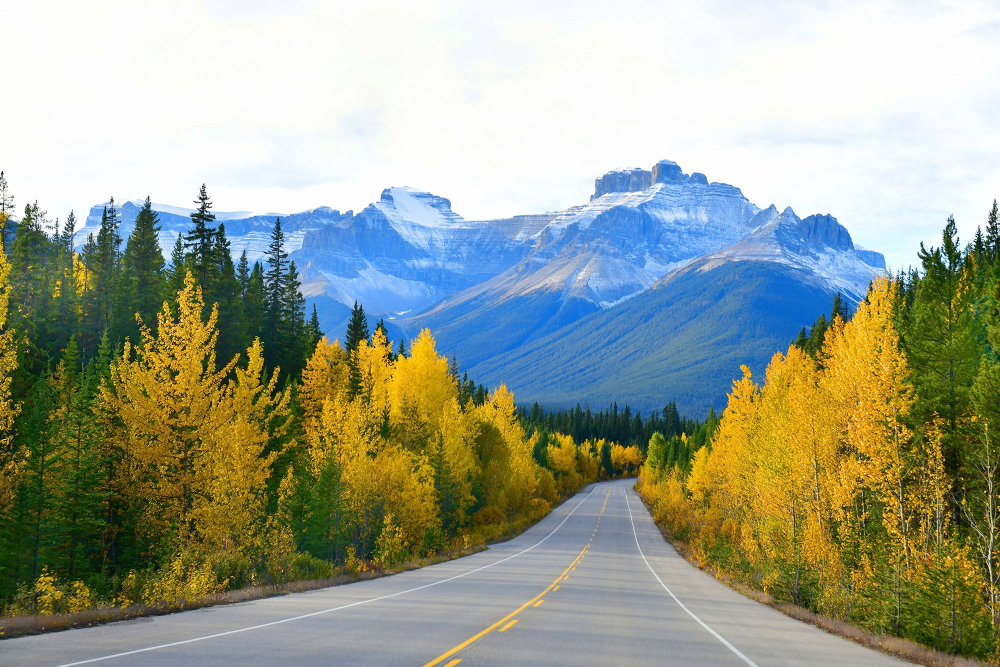
#> input picture hw3/5.jpg, 2000 x 1333 px (shown at 1/2 size)
$ python 'water shed.py'
#> lines starting #> are read from the running program, lines starting #| are printed output that depends on the picture
# Import modules
import cv2
import numpy as np
import matplotlib.pyplot as plt
from matplotlib import cm

# Upload the image in the same directory and then run the code
# If image not found you may get an error
# Reading Image
road = cv2.imread('5.jpg')
#> road is the input picture: shape (1333, 2000, 3); mean B, G, R 142.5, 161.4, 154.7
road = cv2.resize(road,(700,500))
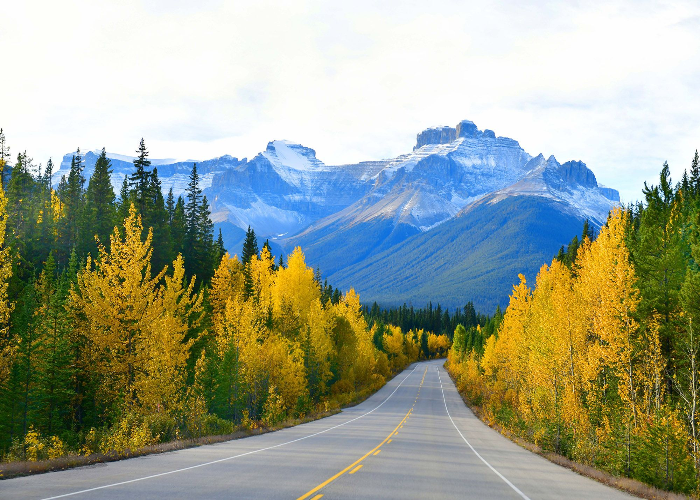
#> road: shape (500, 700, 3); mean B, G, R 142.4, 161.3, 154.6
# Making Copy of Image
road_copy = np.copy(road)

# Creating two black image of same size as original image
marker_image = np.zeros(road.shape[:2], dtype=np.int32)
segments = np.zeros(road.shape, dtype=np.uint8)

# Function to return tuple of colors
def create_rgb(i):
	x = np.array(cm.tab10(i))[:3]*255
	return tuple(x)


# Storing Colors
colors = []

# One color for each single digit
for i in range(10):
	colors.append(create_rgb(i))

# Global Variables
# Color Choices
# Number of markers
no_markers = 10

# Current markers
current_marker = 1

# Flag
marks_updated = False

# CALLBACK FUNCTION
def mouse_callback(event, x, y, flags, param):
	global marks_updated

	if event == cv2.EVENT_LBUTTONDOWN:

		# TRACKING FOR MARKERS
		cv2.circle(marker_image, (x, y), 5, (current_marker), -1)

		# DISPLAY ON USER IMAGE
		cv2.circle(road_copy, (x, y), 5, colors[current_marker], -1)

		marks_updated = True


# Naming the window and setting call back function to it
cv2.namedWindow('Road Image')
cv2.setMouseCallback('Road Image', mouse_callback)

while True:

	# Show the 2 windows
	cv2.imshow('WaterShed Segments', segments)
	cv2.imshow('Road Image', road_copy)

	# Close everything if Esc is pressed
	k = cv2.waitKey(1)
#> (key Esc is pressed here)
	if k == 27:
		break

	# Clear all colors and start over if 'c' is pressed
	elif k == ord('c'):
		road_copy = road.copy()
		marker_image = np.zeros(road.shape[0:2], dtype=np.int32)
		segments = np.zeros(road.shape, dtype=np.uint8)

	# If a number 0-9 is chosen index the color
	elif k > 0 and chr(k).isdigit():

		# chr converts to printable digit
		current_marker = int(chr(k))

	# If we clicked somewhere, call the watershed
	# algorithm on our chosen markers
	if marks_updated:
		marker_image_copy = marker_image.copy()
		cv2.watershed(road, marker_image_copy)
		segments = np.zeros(road.shape, dtype=np.uint8)

		for color_ind in range(no_markers):

			# COLORING SEGMENTS
			segments[marker_image_copy == (color_ind)] = colors[color_ind]

		marks_updated = False

# Destroy all the windows at the end
cv2.destroyAllWindows()

$ run again, with hw3/1.jpg copied over hw3/5.jpg
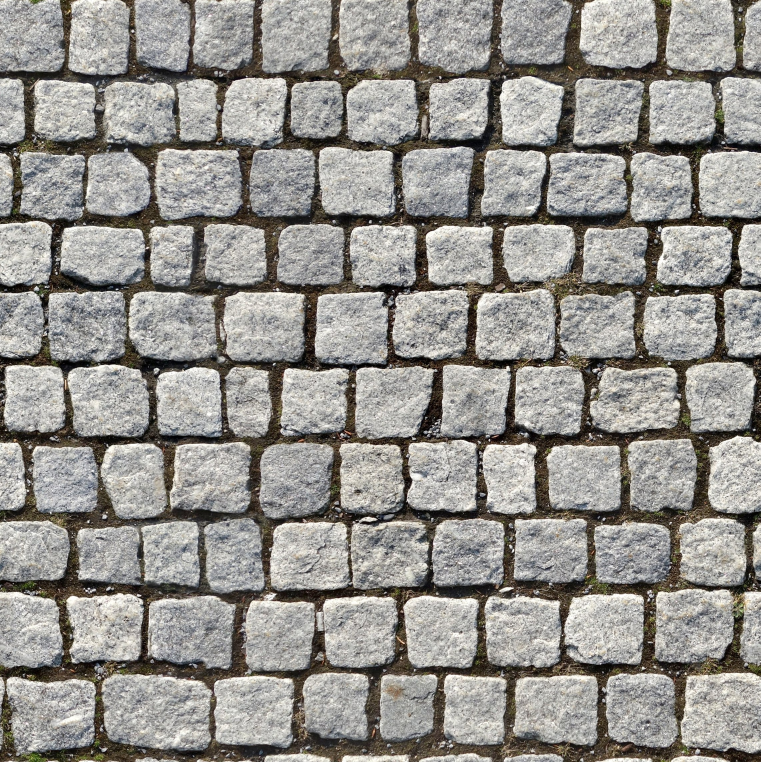
#> input picture hw3/1.jpg, 2282 x 2286 px (shown at 1/3 size)
#> road is the input picture: shape (2286, 2282, 3); mean B, G, R 141.7, 146.5, 148.9
#> `road = cv2.resize(road,(700,500))`:
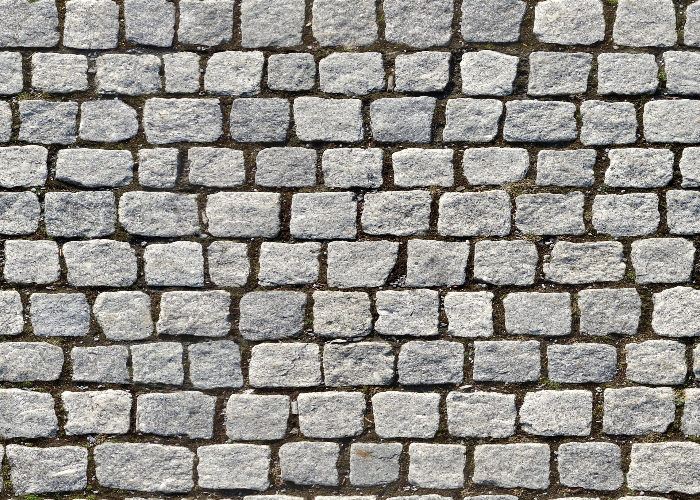
#> road: shape (500, 700, 3); mean B, G, R 141.6, 146.4, 148.8

$ run again, with hw3/4.jpg copied over hw3/5.jpg
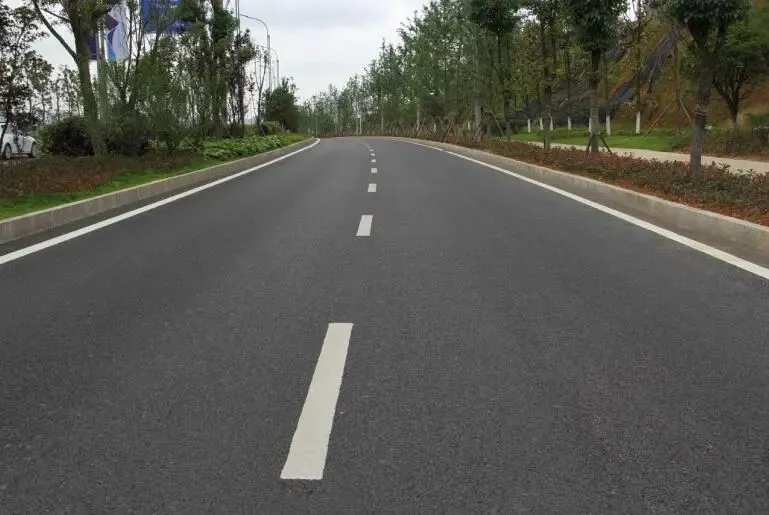
#> input picture hw3/4.jpg, 769 x 515 px
#> road is the input picture: shape (515, 769, 3); mean B, G, R 84.2, 90.6, 90.6
#> `road = cv2.resize(road,(700,500))`:
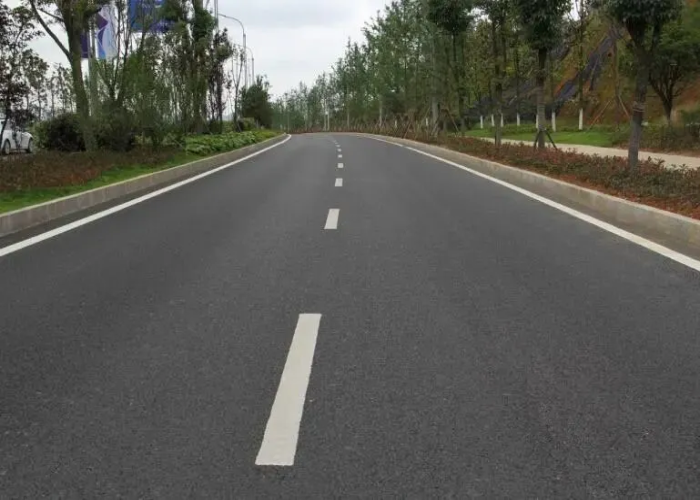
#> road: shape (500, 700, 3); mean B, G, R 84.1, 90.5, 90.5
